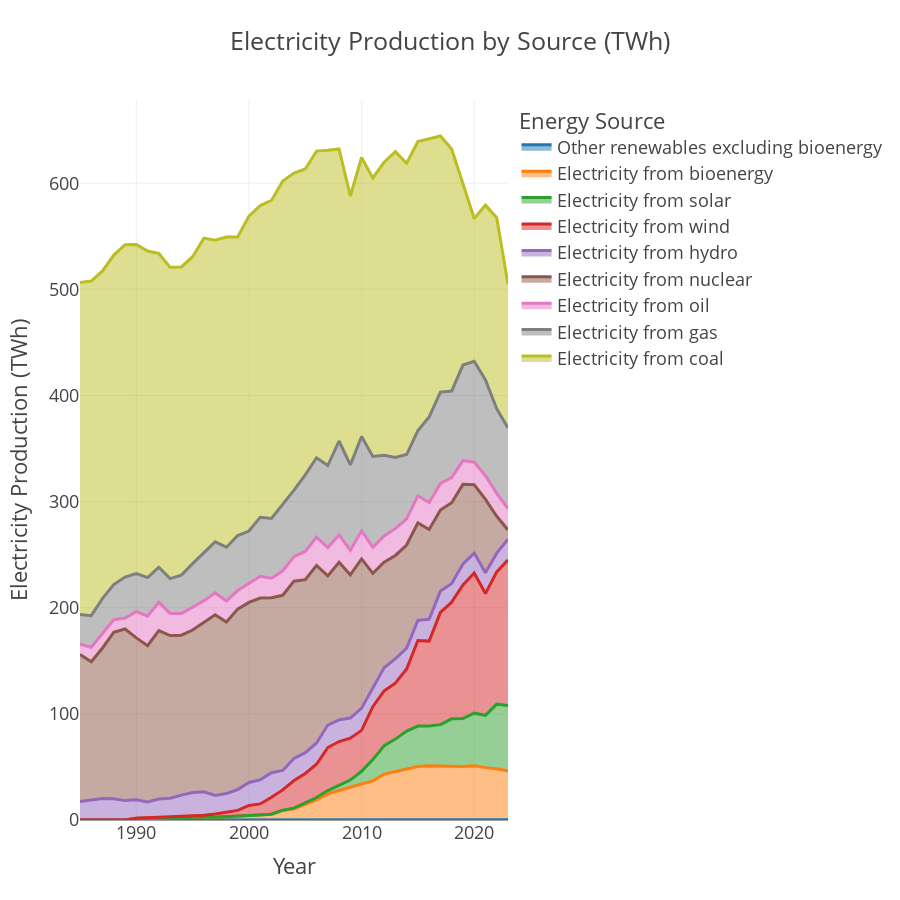

This figure's notebook cell:
### Code cell
# List of energy sources
energy_sources = [
    'Other renewables excluding bioenergy - TWh (adapted for visualization of chart electricity-prod-source-stacked)',
    'Electricity from bioenergy - TWh (adapted for visualization of chart electricity-prod-source-stacked)',
    'Electricity from solar - TWh (adapted for visualization of chart electricity-prod-source-stacked)',
    'Electricity from wind - TWh (adapted for visualization of chart electricity-prod-source-stacked)',
    'Electricity from hydro - TWh (adapted for visualization of chart electricity-prod-source-stacked)',
    'Electricity from nuclear - TWh (adapted for visualization of chart electricity-prod-source-stacked)',
    'Electricity from oil - TWh (adapted for visualization of chart electricity-prod-source-stacked)',
    'Electricity from gas - TWh (adapted for visualization of chart electricity-prod-source-stacked)',
    'Electricity from coal - TWh (adapted for visualization of chart electricity-prod-source-stacked)'
]

# Prepare the data for interactive plotting
df_melted = df_electricity_prod_source_stacked.melt(
    id_vars=['Year'], 
    value_vars=energy_sources, 
    var_name='Energy Source', 
    value_name='Production (TWh)'
)

# Simplify energy source labels
df_melted['Energy Source'] = df_melted['Energy Source'].str.split(' - TWh').str[0]

# Create the interactive stacked area chart with increased height and dark theme
fig = px.area(
    df_melted,
    x='Year',
    y='Production (TWh)',
    color='Energy Source',
    title='Electricity Production by Source (TWh)',
    labels={'Production (TWh)': 'Electricity Production (TWh)', 'Year': 'Year'},
    template='presentation',  # Set the theme to a dark one
    height=900  # Increase the height of the plot
)

# Show the interactive plot
fig.show()

### Figure 1 — Plotly figure (JSON) as saved in the notebook; plotly's stock layout.template omitted (floating-point values rounded to 4 significant figures)
{"data": [{"fillpattern": {"shape": ""}, "hovertemplate": "Energy Source=Other renewables excluding bioenergy<br>Year=%{x}<br>Electricity Production (TWh)=%{y}<extra></extra>", "legendgroup": "Other renewables excluding bioenergy", "line": {"color": "#1F77B4"}, "marker": {"symbol": "circle"}, "mode": "lines", "name": "Other renewables excluding bioenergy", "orientation": "v", "showlegend": true, "stackgroup": "1", "x": [1985, 1986, 1987, 1988, 1989, 1990, 1991, 1992, 1993, 1994, 1995, 1996, 1997, 1998, 1999, 2000, 2001, 2002, 2003, 2004, 2005, 2006, 2007, 2008, 2009, 2010, 2011, 2012, 2013, 2014, 2015, 2016, 2017, 2018, 2019, 2020, 2021, 2022, 2023], "xaxis": "x", "y": [0.0, 0.0, 0.0, 0.0, 0.0, 0.0, 0.0, 0.0, 0.0, 0.0, 0.0, 0.0, 0.0, 0.0, 0.0, 0.0, 0.0, 0.0, 0.0, 0.0, 0.0, 0.0, 0.0, 0.02, 0.02, 0.03, 0.02, 0.03, 0.08, 0.1, 0.13, 0.17, 0.16, 0.18, 0.2, 0.23, 0.24, 0.21, 0.21], "yaxis": "y", "type": "scatter"}, {"fillpattern": {"shape": ""}, "hovertemplate": "Energy Source=Electricity from bioenergy<br>Year=%{x}<br>Electricity Production (TWh)=%{y}<extra></extra>", "legendgroup": "Electricity from bioenergy", "line": {"color": "#FF7F0E"}, "marker": {"symbol": "circle"}, "mode": "lines", "name": "Electricity from bioenergy", "orientation": "v", "showlegend": true, "stackgroup": "1", "x": [1985, 1986, 1987, 1988, 1989, 1990, 1991, 1992, 1993, 1994, 1995, 1996, 1997, 1998, 1999, 2000, 2001, 2002, 2003, 2004, 2005, 2006, 2007, 2008, 2009, 2010, 2011, 2012, 2013, 2014, 2015, 2016, 2017, 2018, 2019, 2020, 2021, 2022, 2023], "xaxis": "x", "y": [0.0, 0.0, 0.0, 0.0, 0.0, 1.6, 1.87, 2.04, 1.97, 2.07, 2.43, 2.5, 2.65, 3.06, 3.51, 4.33, 4.59, 5.31, 8.95, 10.64, 14.71, 18.94, 24.62, 28.02, 30.89, 33.92, 36.89, 43.2, 45.51, 48.29, 50.33, 50.93, 50.92, 50.79, 50.13, 50.93, 49.1, 48.14, 46.02], "yaxis": "y", "type": "scatter"}, {"fillpattern": {"shape": ""}, "hovertemplate": "Energy Source=Electricity from solar<br>Year=%{x}<br>Electricity Production (TWh)=%{y}<extra></extra>", "legendgroup": "Electricity from solar", "line": {"color": "#2CA02C"}, "marker": {"symbol": "circle"}, "mode": "lines", "name": "Electricity from solar", "orientation": "v", "showlegend": true, "stackgroup": "1", "x": [1985, 1986, 1987, 1988, 1989, 1990, 1991, 1992, 1993, 1994, 1995, 1996, 1997, 1998, 1999, 2000, 2001, 2002, 2003, 2004, 2005, 2006, 2007, 2008, 2009, 2010, 2011, 2012, 2013, 2014, 2015, 2016, 2017, 2018, 2019, 2020, 2021, 2022, 2023], "xaxis": "x", "y": [0.0, 0.0, 0.0, 0.0, 0.0, 0.0, 0.0, 0.0, 0.0, 0.0, 0.0, 0.01, 0.01, 0.01, 0.02, 0.0, 0.1, 0.2, 0.31, 0.56, 1.31, 2.27, 3.14, 4.51, 6.72, 11.96, 19.99, 26.74, 30.62, 35.45, 38.08, 37.56, 38.76, 44.32, 45.22, 49.5, 49.34, 60.79, 61.56], "yaxis": "y", "type": "scatter"}, {"fillpattern": {"shape": ""}, "hovertemplate": "Energy Source=Electricity from wind<br>Year=%{x}<br>Electricity Production (TWh)=%{y}<extra></extra>", "legendgroup": "Electricity from wind", "line": {"color": "#D62728"}, "marker": {"symbol": "circle"}, "mode": "lines", "name": "Electricity from wind", "orientation": "v", "showlegend": true, "stackgroup": "1", "x": [1985, 1986, 1987, 1988, 1989, 1990, 1991, 1992, 1993, 1994, 1995, 1996, 1997, 1998, 1999, 2000, 2001, 2002, 2003, 2004, 2005, 2006, 2007, 2008, 2009, 2010, 2011, 2012, 2013, 2014, 2015, 2016, 2017, 2018, 2019, 2020, 2021, 2022, 2023], "xaxis": "x", "y": [0.0, 0.001, 0.002, 0.008, 0.026, 0.07, 0.22, 0.29, 0.67, 1.43, 1.71, 2.08, 3.03, 4.59, 5.53, 9.35, 10.46, 15.86, 19.09, 26.02, 27.77, 31.32, 40.51, 41.38, 39.42, 38.55, 49.86, 51.68, 52.74, 58.5, 80.62, 79.92, 105.7, 110.0, 125.9, 132.1, 114.7, 124.7, 137.3], "yaxis": "y", "type": "scatter"}, {"fillpattern": {"shape": ""}, "hovertemplate": "Energy Source=Electricity from hydro<br>Year=%{x}<br>Electricity Production (TWh)=%{y}<extra></extra>", "legendgroup": "Electricity from hydro", "line": {"color": "#9467BD"}, "marker": {"symbol": "circle"}, "mode": "lines", "name": "Electricity from hydro", "orientation": "v", "showlegend": true, "stackgroup": "1", "x": [1985, 1986, 1987, 1988, 1989, 1990, 1991, 1992, 1993, 1994, 1995, 1996, 1997, 1998, 1999, 2000, 2001, 2002, 2003, 2004, 2005, 2006, 2007, 2008, 2009, 2010, 2011, 2012, 2013, 2014, 2015, 2016, 2017, 2018, 2019, 2020, 2021, 2022, 2023], "xaxis": "x", "y": [17.4, 18.57, 20.34, 20.08, 18.24, 17.43, 14.89, 17.4, 17.88, 19.93, 21.78, 21.96, 17.36, 17.22, 19.65, 21.73, 22.73, 23.12, 18.32, 20.75, 19.64, 20.03, 21.17, 20.44, 19.03, 20.95, 17.67, 21.75, 23.0, 19.59, 18.98, 20.55, 20.15, 17.69, 19.73, 18.72, 19.66, 17.63, 19.48], "yaxis": "y", "type": "scatter"}, {"fillpattern": {"shape": ""}, "hovertemplate": "Energy Source=Electricity from nuclear<br>Year=%{x}<br>Electricity Production (TWh)=%{y}<extra></extra>", "legendgroup": "Electricity from nuclear", "line": {"color": "#8C564B"}, "marker": {"symbol": "circle"}, "mode": "lines", "name": "Electricity from nuclear", "orientation": "v", "showlegend": true, "stackgroup": "1", "x": [1985, 1986, 1987, 1988, 1989, 1990, 1991, 1992, 1993, 1994, 1995, 1996, 1997, 1998, 1999, 2000, 2001, 2002, 2003, 2004, 2005, 2006, 2007, 2008, 2009, 2010, 2011, 2012, 2013, 2014, 2015, 2016, 2017, 2018, 2019, 2020, 2021, 2022, 2023], "xaxis": "x", "y": [138.6, 130.5, 141.7, 156.8, 161.7, 152.5, 147.2, 158.8, 153.3, 150.7, 153.1, 160.0, 170.3, 161.6, 170.0, 169.6, 171.3, 164.8, 165.1, 167.1, 163.1, 167.3, 140.5, 148.5, 134.9, 140.6, 108.0, 99.46, 97.29, 97.13, 91.79, 84.63, 76.32, 76.0, 75.07, 64.38, 69.13, 34.71, 8.75], "yaxis": "y", "type": "scatter"}, {"fillpattern": {"shape": ""}, "hovertemplate": "Energy Source=Electricity from oil<br>Year=%{x}<br>Electricity Production (TWh)=%{y}<extra></extra>", "legendgroup": "Electricity from oil", "line": {"color": "#E377C2"}, "marker": {"symbol": "circle"}, "mode": "lines", "name": "Electricity from oil", "orientation": "v", "showlegend": true, "stackgroup": "1", "x": [1985, 1986, 1987, 1988, 1989, 1990, 1991, 1992, 1993, 1994, 1995, 1996, 1997, 1998, 1999, 2000, 2001, 2002, 2003, 2004, 2005, 2006, 2007, 2008, 2009, 2010, 2011, 2012, 2013, 2014, 2015, 2016, 2017, 2018, 2019, 2020, 2021, 2022, 2023], "xaxis": "x", "y": [9.595, 13.64, 13.81, 11.79, 10.44, 24.75, 27.84, 26.57, 20.87, 20.53, 21.47, 20.11, 20.55, 19.74, 17.49, 18.05, 20.52, 18.53, 23.08, 23.12, 26.53, 26.71, 26.58, 25.74, 23.23, 26.59, 24.47, 24.77, 25.25, 24.67, 25.57, 25.39, 25.16, 23.63, 22.4, 21.28, 22.24, 21.55, 20.13], "yaxis": "y", "type": "scatter"}, {"fillpattern": {"shape": ""}, "hovertemplate": "Energy Source=Electricity from gas<br>Year=%{x}<br>Electricity Production (TWh)=%{y}<extra></extra>", "legendgroup": "Electricity from gas", "line": {"color": "#7F7F7F"}, "marker": {"symbol": "circle"}, "mode": "lines", "name": "Electricity from gas", "orientation": "v", "showlegend": true, "stackgroup": "1", "x": [1985, 1986, 1987, 1988, 1989, 1990, 1991, 1992, 1993, 1994, 1995, 1996, 1997, 1998, 1999, 2000, 2001, 2002, 2003, 2004, 2005, 2006, 2007, 2008, 2009, 2010, 2011, 2012, 2013, 2014, 2015, 2016, 2017, 2018, 2019, 2020, 2021, 2022, 2023], "xaxis": "x", "y": [27.98, 29.81, 32.96, 33.14, 38.58, 35.9, 36.3, 33.0, 32.8, 36.1, 41.1, 45.56, 48.1, 50.74, 51.8, 49.2, 55.5, 56.3, 62.59, 62.67, 72.19, 74.73, 77.45, 88.48, 80.27, 88.76, 85.67, 75.95, 67.0, 60.61, 61.47, 80.62, 86.04, 81.56, 90.0, 95.0, 90.3, 79.8, 76.0], "yaxis": "y", "type": "scatter"}, {"fillpattern": {"shape": ""}, "hovertemplate": "Energy Source=Electricity from coal<br>Year=%{x}<br>Electricity Production (TWh)=%{y}<extra></extra>", "legendgroup": "Electricity from coal", "line": {"color": "#BCBD22"}, "marker": {"symbol": "circle"}, "mode": "lines", "name": "Electricity from coal", "orientation": "v", "showlegend": true, "stackgroup": "1", "x": [1985, 1986, 1987, 1988, 1989, 1990, 1991, 1992, 1993, 1994, 1995, 1996, 1997, 1998, 1999, 2000, 2001, 2002, 2003, 2004, 2005, 2006, 2007, 2008, 2009, 2010, 2011, 2012, 2013, 2014, 2015, 2016, 2017, 2018, 2019, 2020, 2021, 2022, 2023], "xaxis": "x", "y": [312.9, 315.3, 308.5, 310.4, 313.1, 310.0, 307.7, 295.7, 293.2, 290.3, 289.1, 296.0, 284.3, 292.3, 281.3, 296.7, 293.7, 299.6, 304.6, 298.8, 288.1, 288.9, 297.1, 275.2, 253.4, 262.9, 262.5, 276.2, 288.2, 274.4, 272.2, 261.8, 241.3, 228.2, 171.4, 134.6, 164.7, 180.0, 135.3], "yaxis": "y", "type": "scatter"}], "layout": {"xaxis": {"anchor": "y", "domain": [0.0, 1.0], "title": {"text": "Year"}}, "yaxis": {"anchor": "x", "domain": [0.0, 1.0], "title": {"text": "Electricity Production (TWh)"}}, "legend": {"title": {"text": "Energy Source"}, "tracegroupgap": 0}, "title": {"text": "Electricity Production by Source (TWh)"}, "height": 900}}
